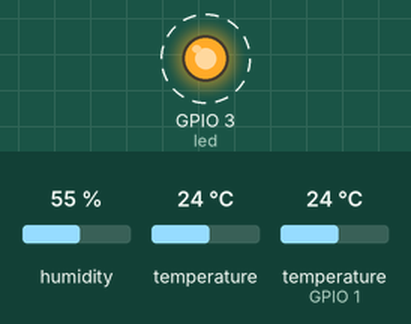
Simulated run of this program. Board: ESP32 board running MicroPython. Parts: output pins drawn as LEDs (lit = HIGH). Dashed ring = blinking. The test bench sets the inputs (shaded band); at power-on: humidity 55 %, temperature 24 °C, temperature (sensor on GPIO 1) 24 °C. WiFi joins after 1.5 s; no MQTT or app messages arrive unless stated; what the program prints to the serial console is not drawn.

Above: at 1.89 s.
Timing chart, 0 to 4.7 s (numbered marks = the images above):
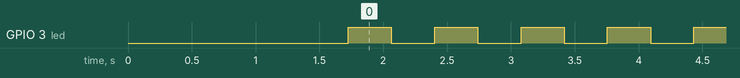

Measured:
- by itself, GPIO 3 (led): alternates HIGH for 0.34 s and LOW for 0.34 s

The program:

mqtt_publish.py
```python
import network
import time
from simple import MQTTClient
import machine
import dht
import wifi_credentials
import onewire, ds18x20


led = machine.Pin(3,machine.Pin.OUT)
d = dht.DHT11(machine.Pin(1))

pot = machine.Pin(0)

ds = ds18x20.DS18X20(onewire.OneWire(pot))
roms = ds.scan()


# Function to implement wifi connection
sta = network.WLAN(network.STA_IF)
if not sta.isconnected():
  print('connecting to network...')
  sta.active(True)
  #sta.connect('wifi ssid', 'wifi password')
  sta.connect(wifi_credentials.ssid, wifi_credentials.password)
  while not sta.isconnected():
    pass
print('network config:', sta.ifconfig())

#client = MQTTClient(CLIENT_ID, SERVER,PORT,USER,PASSWORD)
client = MQTTClient("ESP32-Yang", "172.20.10.3")
client.connect()


# **************************************#
# Main loop:
while True:

    #if time.ticks_ms() - last_update >= UPDATE_TIME_INTERVAL:
    d.measure()
    t = d.temperature()
    h = d.humidity()

    ds.convert_temp()
    for rom in roms:
        temperature = ds.read_temp(rom)

    #payload = "field1=" + str(t) + "&field2=" + str(h)
    payload = "Temp={}&Humi={},Temp2={}" .format(str(t), str(h),str(round(temperature,1)))


    client.publish(b'temp1', str(t))
    client.publish(b'Humi', str(h))
    client.publish(b'temp2', str(round(temperature,1)))
    #client.disconnect()

    print(payload)
    led.value(not led.value())
    time.sleep_ms(300)
```

wifi_credentials.py
```python
ssid = "iPhoneiphone"
password = "lx13151016"
```
